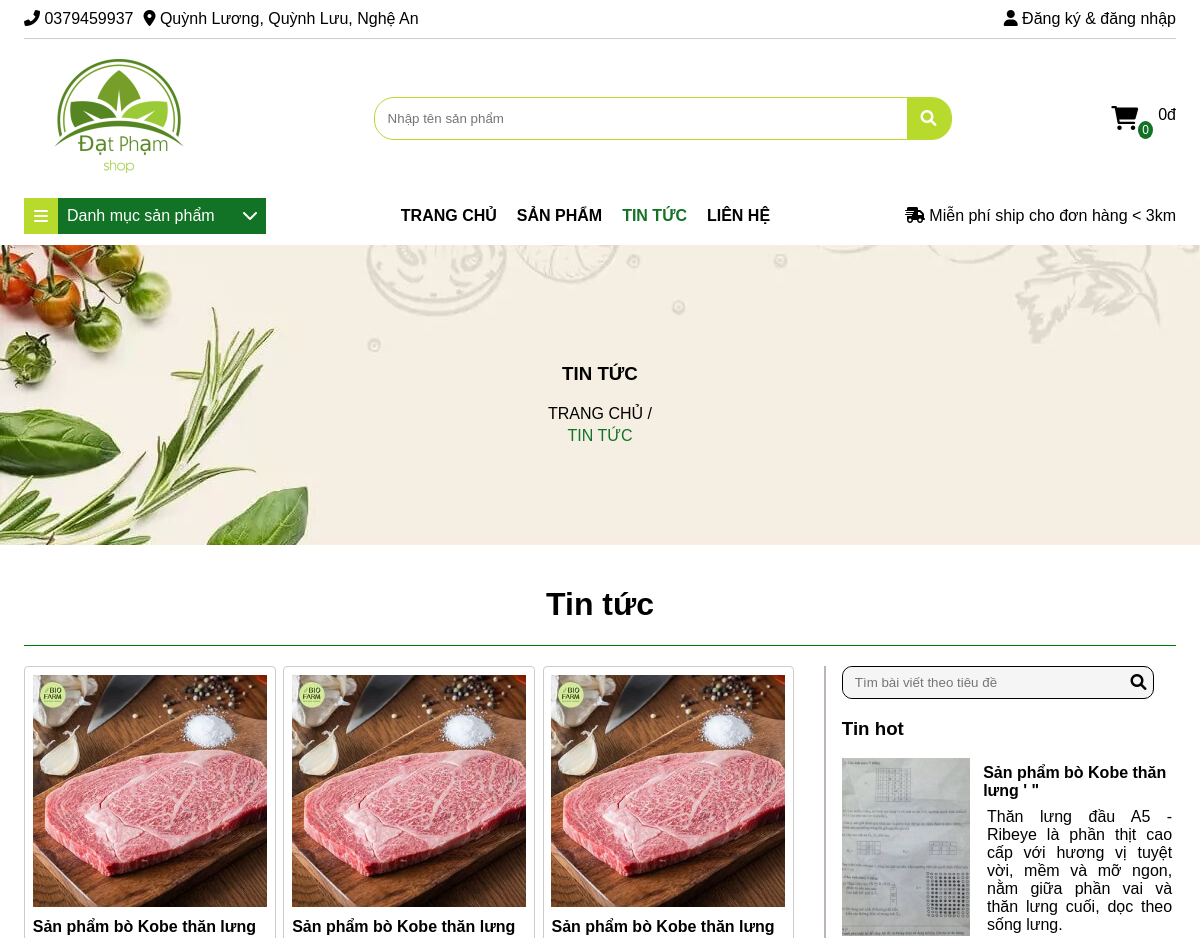
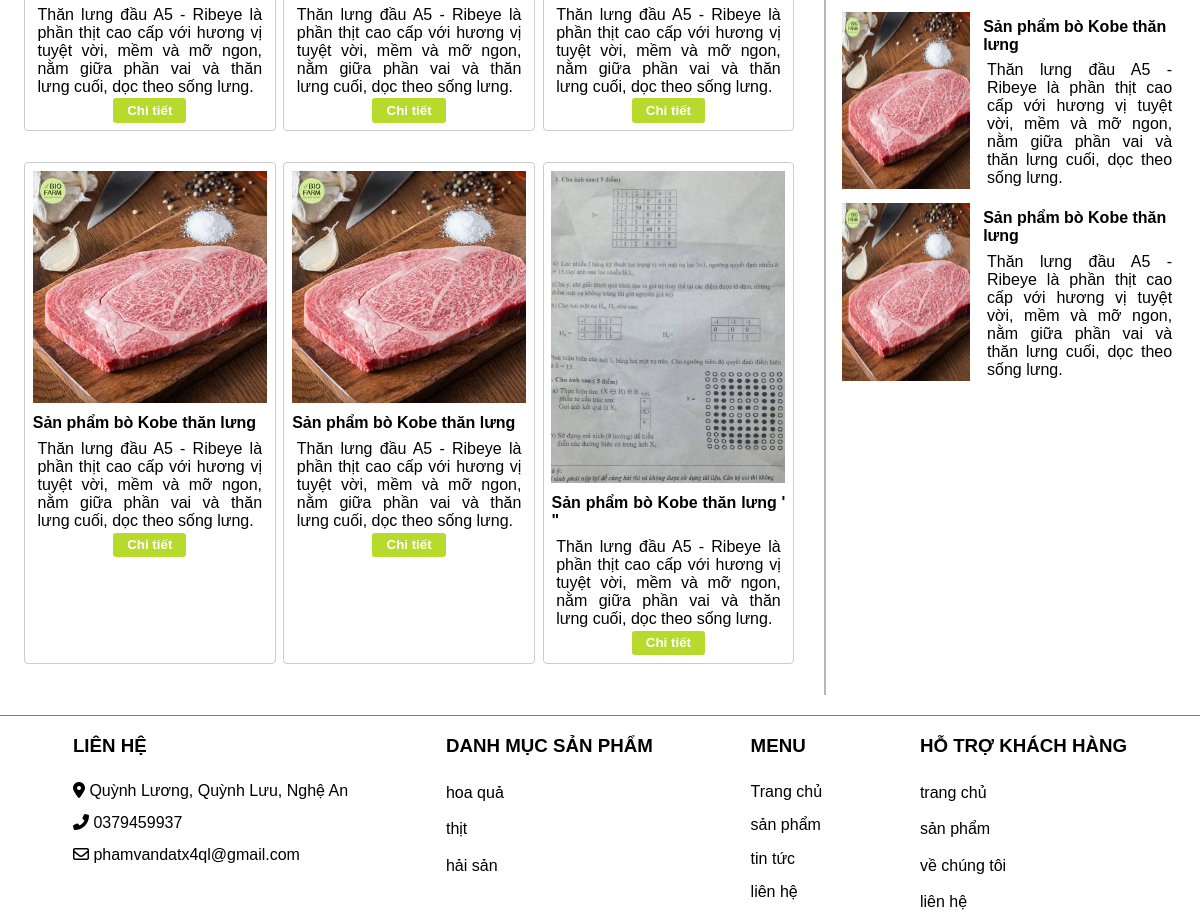
The page /shop/news.php on the database its author committed (2 pictures, top to bottom).
### tables this page shows
CREATE TABLE `users` (
  `id_user` int(11) NOT NULL,
  `name_user` varchar(255) NOT NULL,
  `phone_user` char(15) NOT NULL,
  `date_birth_user` date NOT NULL,
  `address_user` varchar(255) NOT NULL,
  `email_user` varchar(255) NOT NULL,
  `nickname` char(255) NOT NULL,
  `password` char(255) NOT NULL,
  `role_id` int(11) NOT NULL
);

CREATE TABLE `news` (
  `new_id` int(11) NOT NULL,
  `new_title` varchar(255) NOT NULL,
  `new_image` varchar(255) NOT NULL,
  `new_description` text NOT NULL,
  `created_at` date NOT NULL,
  `updated_at` date NOT NULL,
  `new_short_description` varchar(255) NOT NULL
);

CREATE TABLE `categories` (
  `catedory_id` int(11) NOT NULL,
  `category_name` varchar(255) NOT NULL
);

### shop/select_contact_shop.php (called while the page is built, shortened)
<?php
    $new = new handler_database();
    $result = $new->get_list('select phone_user,address_user,email_user from users inner join role on role.role_id = users.role_id where role_name = \'admin\' ');
    if ($result){
        foreach ($result as $value){
            $contact_phone = $value['phone_user'];
            $contact_address = $value['address_user'];
            $contact_email = $value['email_user'];
        }
    }else die('Có lỗi');
        $new = new handler_database();
        $category = $new->get_list('select * from categories');
?>

### handler_database.php (called while the page is built, shortened)
<?php
class handler_database{
   private $__conn;
    public function connect_DB(){
        if(!$this->__conn){
            $this->__conn = mysqli_connect("localhost","root","","datpham_shop");
            mysqli_query($this->__conn, "SET character_set_results = 'utf8', character_set_client = 'utf8',
            character_set_database = 'utf8', character_set_server = 'utf8'");
        }
    }
    public function get_list($sql){
        $result = mysqli_query($this->__conn,$sql);
        if( $result->num_rows >0 ){
            $return = array();
            while($row = $result->fetch_assoc() ){
                $return[] = $row;
            }
            return $return;
        }
    }
}
?>

### shop/news.php (the view, shortened to what this page needs)
<?php
require_once '../handler_database.php';
require_once 'select_contact_shop.php';
?>
<!doctype html>
<html lang="en">
<head>
    <link rel="stylesheet" href="https://cdnjs.cloudflare.com/ajax/libs/font-awesome/6.0.0-beta2/css/all.min.css"
/>
    <link rel="stylesheet" href="../css/style_shop.css">
</head>
<body>
<div class="header">
    <div class="container">
        <div class="header__top">
            <div class="header__top--list">
                <ul>
                    <li>
                        <i class="fas fa-phone-alt"></i>
                        <?php echo (isset($contact_phone)) ? $contact_phone : ""; ?>
                    </li>
                    <li>
                        <i class="fas fa-map-marker-alt"></i>
                        <?php echo (isset($contact_address)) ? $contact_address : ""; ?>
                    </li>
                </ul>
            </div>
            <div class="header__top--user">
                <a href="login_register.php">
                    <i class="fas fa-user"></i>
                    Đăng ký & đăng nhập
                </a>
            </div>
        </div>
        <div class="header__center">
            <div class="header__center--logo">
                <img src="../image/logo.png" alt="">
            </div>
            <div class="header__center--search">
                <form action="products.php" method="post">
                    <input type="text" name="search_header_product" placeholder="Nhập tên sản phẩm">
                </form>
                <i class="fas fa-search"></i>
            </div>
            <div class="header__center--miniCart">
                <div class="miniCart">
                    <i class="fas fa-shopping-cart"></i>
                    <span>0</span>
                </div>
                <div class="total">
                    0đ
                </div>
            </div>
        </div>
        <div class="header__bottom">
            <div class="header__bottom--category">
                <div class="header__bottom--category__title">
                            <span>
                                <i class="fas fa-bars"></i>
                                <p>
                                    Danh mục sản phẩm
                                    <i class="fas fa-chevron-down"></i>
                                </p>
                            </span>
                </div>
            </div>
            <div class="header__bottom--menu">
                <ul>
                    <li><a href="index.php">Trang chủ</a></li>
                    <li><a href="products.php">sản phẩm</a></li>
                    <li><a href="news.php" class="selected_menu">tin tức</a></li>
                    <li><a href="contact.php">liên hệ</a></li>
                </ul>
            </div>
            <div class="header__bottom--right">
                <div>
                    <i class="fas fa-shipping-fast"></i>
                    Miễn phí ship cho đơn hàng < 3km
                </div>
            </div>
        </div>
    </div>
</div>
<div class="main">
    <div class="main__banner">
        <div>
            <h3>Tin tức</h3>
            <a href="index.php">Trang chủ</a> /
            <a href="news.php">tin tức</a>
        </div>
    </div>
    <div class="main__news">
        <div class="container">
            <div class="main__news--title">
                <h1>Tin tức</h1>
            </div>
            <div class="main__news--content">
                <div class="main__news--content__left">
                    <div class="new_short_detail">
                        <?php
                        $new = new handler_database();
                        if (isset($_POST['submit_search_new_title'])) {
                            $new = new handler_database();
                            $search = str_replace('"', '\\"', trim($_POST['text']));
                            $search = str_replace("'", "\\'", $search);
                            $sql = 'select* from news where new_title like \'%' . $search . '%\'';
                        } else $sql = 'select * from news';
                        $result = $new->get_list($sql);
                        if ($result) {
                            foreach ($result as $item) {
                                echo "<div>
                                            <img src=\"../image/news/" . $item['new_image'] . "\" alt=\"\">
                                            <b>" . $item['new_title'] . "</b>
                                            <p>" . $item['new_short_description'] . "</p>
                                            <form action=\"news.php\" method=\"post\">
                                                <input type=\"hidden\" name=\"new_id\" value=\"" . $item['new_id'] . "\">
                                                <input type=\"submit\" name=\"submit_new\" value=\"Chi tiết\">
                                            </form>
                                        </div>";
                            }
                        } else echo "<div><p>Không tìm thấy tin tức</p></div>";
                        ?>
                    </div>
                </div>
                <div class="main__news--content__right">
                    <div class="main__news--content__right--search">
                        <form action="news.php" method="post">
                            <input type="text" placeholder="Tìm bài viết theo tiêu đề" name="text">
                            <i class="fas fa-search"></i>
                        </form>
                    </div>
                    <div class="main__news--content__right--hot">
                        <div class="title">
                            <h3>Tin hot</h3>
                        </div>
                        <?php
                        $new = new handler_database();
                        $result = $new->get_list('select * from news ORDER by new_id DESC limit 3');
                        if ($result) {
                            foreach ($result as $item) {
                                echo "<div>
                                        <form action=\"detail_new.php\" method=\"post\" name='new_detail'>
                                            <input type=\"hidden\" name=\"new_id\" value=\"" . $item['new_id'] . "\">
                                            <img src=\"../image/news/" . $item['new_image'] . "\" alt=\"\">
                                            <div>
                                                <b>" . $item['new_title'] . "</b>
                                                <p>" . $item['new_short_description'] . "</p>
                                            </div>
                                        </form>
                                    </div>";
                            }
                        } else die('Có lỗi');
                        ?>
                    </div>
                </div>
            </div>
        </div>
    </div>
</div>
<div class="footer">
    <div class="container">
        <div>
            <h3>liên hệ</h3>
            <ul>
                <li>
                    <i class="fas fa-map-marker-alt"></i>
                    <?php echo (isset($contact_address)) ? $contact_address : ""; ?>
                </li>
                <li>
                    <i class="fas fa-phone-alt"></i>
                    <?php echo (isset($contact_phone)) ? $contact_phone : ""; ?>
                </li>
                <li>
                    <i class="far fa-envelope"></i>
                    <?php echo (isset($contact_email)) ? $contact_email : ""; ?>
                </li>
            </ul>
        </div>
        <div>
            <h3>Danh mục sản phẩm</h3>
            <ul>
                <?php
                if ($category) {
                    foreach ($category as $v)
                        echo "<li><a href=\"\">" . $v['category_name'] . "</a></li>";
                }
                ?>
            </ul>
        </div>
        <div>
            <h3>menu</h3>
            <ul>
                <li><a href="index.php">Trang chủ</a></li>
                <li><a href="products.php">sản phẩm</a></li>
                <li><a href="news.php">tin tức</a></li>
                <li><a href="contact.php">liên hệ</a></li>
            </ul>
        </div>
        <div>
            <h3>hỗ trợ khách hàng</h3>
            <ul>
                <li><a href="">trang chủ</a></li>
                <li><a href="">sản phẩm</a></li>
                <li><a href="">về chúng tôi</a></li>
                <li><a href="">liên hệ</a></li>
            </ul>
        </div>
    </div>
</div>
</body>
</html>

### rows shown on the page
users: phone_user "0379459937", address_user "Quỳnh Lương, Quỳnh Lưu, Nghệ An", email_user "phamvandatx4ql@gmail.com"
news: new_image (picture), new_title "Sản phẩm bò Kobe thăn lưng", new_short_description "Thăn lưng đầu A5 - Ribeye là phần thịt cao cấp với hương vị tuyệt vời, mềm và mỡ ngon, nằm giữa phần vai và thăn lưng cuối, dọc theo sống lưng."
news: new_image (picture), new_title "Sản phẩm bò Kobe thăn lưng", new_short_description "Thăn lưng đầu A5 - Ribeye là phần thịt cao cấp với hương vị tuyệt vời, mềm và mỡ ngon, nằm giữa phần vai và thăn lưng cuối, dọc theo sống lưng."
news: new_image (picture), new_title "Sản phẩm bò Kobe thăn lưng", new_short_description "Thăn lưng đầu A5 - Ribeye là phần thịt cao cấp với hương vị tuyệt vời, mềm và mỡ ngon, nằm giữa phần vai và thăn lưng cuối, dọc theo sống lưng."
news: new_image (picture), new_title "Sản phẩm bò Kobe thăn lưng", new_short_description "Thăn lưng đầu A5 - Ribeye là phần thịt cao cấp với hương vị tuyệt vời, mềm và mỡ ngon, nằm giữa phần vai và thăn lưng cuối, dọc theo sống lưng."
news: new_image (picture), new_title "Sản phẩm bò Kobe thăn lưng", new_short_description "Thăn lưng đầu A5 - Ribeye là phần thịt cao cấp với hương vị tuyệt vời, mềm và mỡ ngon, nằm giữa phần vai và thăn lưng cuối, dọc theo sống lưng."
news: new_image (picture), new_title "Sản phẩm bò Kobe thăn lưng ' \"", new_short_description "Thăn lưng đầu A5 - Ribeye là phần thịt cao cấp với hương vị tuyệt vời, mềm và mỡ ngon, nằm giữa phần vai và thăn lưng cuối, dọc theo sống lưng."
categories: category_name "hoa quả"
categories: category_name "thịt"
categories: category_name "hải sản"
